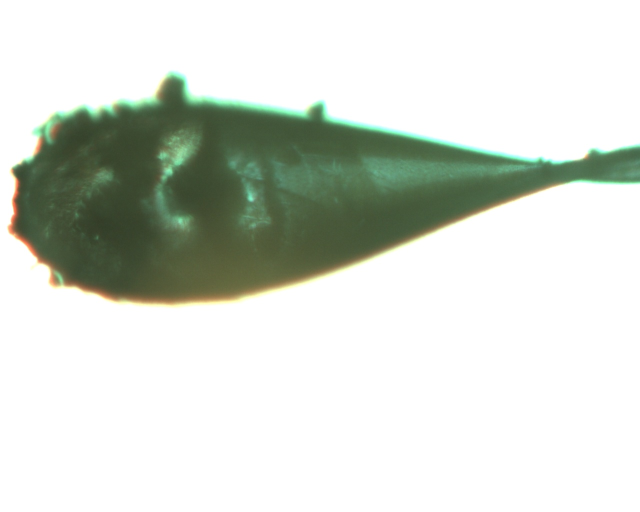
#> input picture AMX/Crystal/EPICS159.jpg, 1280 x 1024 px, given in place of T201607060.jpg, which was not available (shown at 1/2 size)
$ python crystalProc.py   (Python 2 division)   (older library calls are emulated)
#> lines starting #> are read from the running program, lines starting #| are printed output that depends on the picture; pictures that were not available may be replaced by others from this repository, and a replacement may not be noted
### Poster/Crystals/cvlib.py
"""
BNL NSLS-2 Computer Vision Module
Author: William Watson
Date: 2016-7-14

This Module contains numerous functions designed to
help in the data manipulation of images on the Beam-lines within NSLS-2.
It Uses the numpy and cv2 libraries to construct a simple module to
make image processing and computer vision easier, faster, and more compact.
"""

# DEPENDENCIES
import cv2
import numpy as np
import sys
import time
from matplotlib import pyplot as plt
import matplotlib
from epics import caget, caput


# VERSION
__version__ = "0.5.4.1"
__opencv__ = cv2.__version__
__npversion__ = np.version.version
__sysver__ = sys.version
__matplotlibver__ = matplotlib.__version__


# GLOBAL VARS
colorMap_flag = {"autumn":0, "bone":1, "jet":2, "winter":3, "rainbow":4, "ocean":5, "summer":6, "spring":7, "cool":8, "hsv":9, "pink":10, "hot":11}
border_flag = {"constant":0, "reflect":2, "reflect101":4, "replicate":1, "default":4, "wrap":3}
EPICSTYPE = {1 : np.uint16 , 0 : np.uint8, 2:np.uint32, 3: np.uint64}
EPICSCOLOR = {0: "gray", 1: "bayer", 2: "RBG1"}

#######################################################################################

# EXPERIMENTAL SECTION - ALL NEW METHODS GO HERE FIRST FOR TESTING
#FIX FIX FIX

# METHODS KNOWN TO BE BROKEN / Need Further Looking!!!!!!!!!


# [506 lines left out: functions backgroundSubtract, enhance, watershed, drawHarrisSubPixel, depthImg, sharpen and 18 more, not called in this run]


def mask(img, invert=False):
        """
        Finds the mask for an image

        Params:
	* img - image
	* invert - OPTIONAL - def False; if def, returns mask, if True, returns bitwise not of mask

        Returns:
	* mask
        """
	imgray = grayscale(img) #.cvtColor(img, cv2.COLOR_BGR2GRAY)
	ret, mask = cv2.threshold(imgray, 10, 255, cv2.THRESH_BINARY)
	mask_inv = cv2.bitwise_not(mask)
	if not invert:
		return mask
	else:
		return mask_inv


# [31 lines left out: functions copy, filterCnts, not called in this run]


def cntInfo(img, cnt):
        """
        Returns pertinent information regarding a contour

        Params:
	* img - image
	* cnt - contour

        Returns:
	* dictionary of cnt info
        """
	pts = extremePoints(cnt)
	roi = crop(img, pts["L"][0], pts["T"][1], pts["R"][0], pts["B"][1])
	m = minMaxLoc(roi)
	m["minLoc"] = (m["minLoc"][0] + pts["L"][0], m["minLoc"][1] + pts["T"][1])
	m["maxLoc"] = (m["maxLoc"][0] + pts["L"][0], m["maxLoc"][1] + pts["T"][1])
	cross = abs(pts["L"][0] - pts["R"][0])
	height = abs(pts["T"][1] - pts["B"][1])
	cent = centroid(cnt)
	angle = orientation(cnt)
	areaVal = area(cnt)
	per = perimeter(cnt)
	ar = aspectRatio(cnt)
	ext = extent(cnt)
	sold = solidity(cnt)
	eqD = equivalentDiameter(cnt)
	me = meanVal(grayscale(roi))
	su = sumPixel(grayscale(roi))
	d = {"sum intensity":su, "mean intensity":me, "area":areaVal, "perimeter":per, "aspect ratio":ar, "extent":ext,"solidity":sold, "equivalent diameter":eqD, "width": cross, "height" : height, "centroid" : cent, "extrema" : pts, "min":m["minLoc"], "max":m["maxLoc"], "orientation" : angle}
	return d


# [128 lines left out: functions sumPixel, poi, scalarInfo, printCntInfo, printDic, plotPOI and 2 more, not called in this run]


def fillContour(img, cnt, color = (255,255,0)):
        """
        Fill a Contour - Fills a contour with color onto img

        Params:
	* img - image
	* cnt - contour
	* color - OPTIONAL - color of fill, def: (255,255,0)
        """
	cv2.drawContours(img, [cnt], 0, color, -1)


def minMaxLoc(img):
        """
        Returns the Max Val, Min Val, and Locations

        Params:
	* img - image

        Returns:
	* (minVal, maxVal, minLoc, maxLoc) in dicitonary format
        """
	maskVar = mask(img)
	pt = cv2.minMaxLoc(grayscale(img), maskVar)
	d = {"minVal": pt[0], "maxVal":pt[1], "minLoc":pt[2], "maxLoc":pt[3]}
	return d


# [140 lines left out: functions findMax, findMin, add, addWeight, bitAnd, bitOr and 3 more, not called in this run]


def crop(img, x0, y0, x1, y1):
        """
        Image Crop: Returns a Crop Img
        Can be Used for ROI

        Params:
	* img - image
	* x0 - X Position (start)
	* y0 - Y Position (start)
	* x1 - X End Position
	* y1 - Y End Position

        Returns:
	* imgROI - from [y:y+h, x:x+w]
        """
	crop = img[y0:y1, x0:x1]
	return crop


# [68 lines left out: functions cropPt, roi, cropCnt, hsv, not called in this run]


def grayscale(img):
        """
        Returns a grayscale version of img

        Params:
	* img - image

        Returns:
	* Grayscale image
        """
	if img is None:
		print "Img is None"
		sys.exit()
	if len(img.shape) > 2:
		return cv2.cvtColor(img, cv2.COLOR_BGR2GRAY)
	else:
		return img


# [166 lines left out: functions cvtColor, applyColorMap, applyJET, applyHSV, getColorMapFlags, bgr2hsv and 4 more, not called in this run]


def centroid(cnt):
        """
        Returns the centroid to a given contour

        Params:
	* cnt - contour

        Returns:
	* (cx, cy) -> Pixel Position of the Centroid
        """
	M = cv2.moments(cnt)
	cx = int(M['m10']/M['m00'])
	cy = int(M['m01']/M['m00'])
	return (cx, cy)


# [31 lines left out: functions centroidFloat, plotCentroid, not called in this run]


def sort(contours):
        """
        Sorts a list of contours by number of points, in descending order

        Params:
	* contours - list of contours to sort

        Returns:
	* Sorted list of contour objects such that the largest contour is first
        """
	return sorted(contours, reverse=True, key=len)


# [13 lines left out: function sortList, not called in this run]


def findContours(img, thresh=127, val=255):
        """
        Returns the contours to a given image, sorted by size of contour

        Params:
	* img - Image to find contours in
	* thresh - OPTIONAL - threhsold value used
	* val - OPTIONAL - value to set items in threshold

        Returns:
	* Sorted List of Contours found in img
        """
	gray = grayscale(img)
	ret, binary = cv2.threshold(gray, thresh, val, cv2.THRESH_BINARY_INV)
	bina, contours, hierarchy = cv2.findContours(binary, cv2.RETR_TREE, cv2.CHAIN_APPROX_SIMPLE)
	errorCheckContour(contours)
	return sort(contours)


# [16 lines left out: function findCntHierarchy, not called in this run]


def errorCheckContour(contours):
        """
        Error checks the contours in images and stops program if something is wrong

        Params:
	* contours - list of contours to error check
        """
	if contours is None:
		print "ERROR: FindContours: Missing objects: No contours found, please check image...\n"
		sys.exit() # maybe return false?


# [185 lines left out: functions contourApprox, aspectRatio, extent, boundingRect, boundingRectPoints, minEncloseCircle and 7 more, not called in this run]


def orientation(cnt):
        """
        Returns the Orientation of the Object

        Params:
	* cnt - Contour

        Returns:
	* Angle at which object is directed
        """
	(x,y), (MA, ma), angle = cv2.fitEllipse(cnt)
	return angle


# [38 lines left out: functions axis, drawContour, drawContours, not called in this run]


def extremePointsTup(cnt):
        """
        Returns the Extreme Points of a contour

        Params:
	* cnt - contour

        Returns:
	* (LeftMost, RightMost, TopMost, BottomMost)
        """
	leftmost = tuple(cnt[cnt[:,:,0].argmin()][0])
	rightmost = tuple(cnt[cnt[:,:,0].argmax()][0])
	topmost = tuple(cnt[cnt[:,:,1].argmin()][0])
	bottommost = tuple(cnt[cnt[:,:,1].argmax()][0])
	return (leftmost, rightmost, topmost, bottommost)


def extremePoints(cnt):
        """
        Extreme Points Dictionary

        Params:
	* cnt - contour

        Returns:
	* Dictionary of extrema, such that L = Left, R = Right, T = Top, B = Bottom
        """
	pts = extremePointsTup(cnt)
	d = {"L":pts[0], "R":pts[1], "T":pts[2], "B":pts[3]}
	return d


# [206 lines left out: functions cropCnt, plotPoint, plotPoints, drawCircle, drawLine, drawRectangle and 8 more, not called in this run]


def binaryThreshold(img, threshVal = 127, maxVal = 255, invert=True):
        """
        Returns a binary threshold of the image

        Params:
        * img - image to threshold
	* threshVal - OPTIONAL - threshold value to classify pixels Default 127
	* maxVal - OPTIONAL - value to be given if pixel over threshVal. Default 255
	* invert - OPTIONAL - True means inverts binary threshold (white to black, vice versa), false otherwise. Default True

        Returns:
	* threshold image
        """
	gray = grayscale(img)
	if invert:
		ret, thresh = cv2.threshold(img, threshVal, maxVal, cv2.THRESH_BINARY_INV)
	else:
		ret, thresh = cv2.threshold(img, threshVal, maxVal, cv2.THRESH_BINARY)
	return thresh


# [123 lines left out: functions adaptiveMeanThreshold, adaptiveGaussianThreshold, otsu, rotate, edgeDetect, eqHist and 1 more, not called in this run]


def load(filename, flag=None):
        """
        Loads an image from a file name and returns it in color mode (default).
        Safety check if img fails to load.

        Params:
	* filename - filename of image
	* flag - OPTIONAL - open mode: 1 = COLOR, 0 = GRAYSCALE, -1 = UNCHANGED

        Returns:
        * Loaded Img if sucessful
        """
#> called with filename = 'streak/T201607060.jpg'
	if flag is None:
		img = cv2.imread(filename)
#> img is the input picture: shape (1024, 1280, 3); mean B, G, R 209.9, 218.1, 212.6
	elif flag is 1 or flag is 0 or flag is -1:
		img = cv2.imread(filename, flag)
	else:
		print "ERROR: Load: Incorrect flag parameter: " + str(flag) + "\n"
		sys.exit()
	if img is None:
		print "ERROR: Load: Image not found/supported at: " + str(filename) + "\n"
		sys.exit()
	else:
		return img


# [1306 lines left out: functions fetchImg, epicscaget, epicscaput, epicscainfo, getColorFlag, backProjection and 60 more, not called in this run]

# End of File

### Poster/Crystals/crystalProc.py
import cvlib
filename = "streak/T201607060.jpg" # 0

img = cvlib.load(filename)
lap = cvlib.binaryThreshold(img, threshVal=20)
#> in grayscale, `return cv2.cvtColor(img, cv2.COLOR_BGR2GRAY)`:
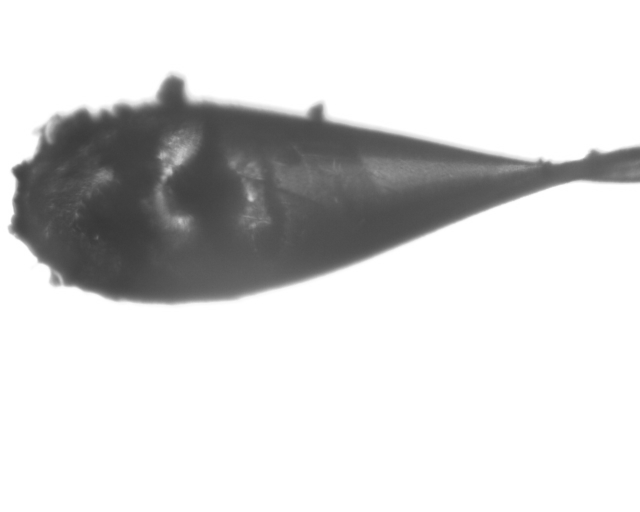
#> returned value: shape (1024, 1280) (shown at 1/2 size); min 54, max 255, mean 215.5
#> in binaryThreshold, `ret, thresh = cv2.threshold(img, threshVal, maxVal, cv2.THRESH_BINARY_..`: thresh: shape (1024, 1280, 3); every value is 0
#> in binaryThreshold, `ret, thresh = cv2.threshold(img, threshVal, maxVal, cv2.THRESH_BINARY_..`: ret = 20
contours = cvlib.findContours(lap)
#> in grayscale (call 2), `return cv2.cvtColor(img, cv2.COLOR_BGR2GRAY)`: returned value: shape (1024, 1280); every value is 0
#> in findContours, `ret, binary = cv2.threshold(gray, thresh, val, cv2.THRESH_BINARY_INV)`: binary: shape (1024, 1280); every value is 255
#> in findContours, `ret, binary = cv2.threshold(gray, thresh, val, cv2.THRESH_BINARY_INV)`: ret = 127
#> in findContours, `bina, contours, hierarchy = cv2.findContours(binary, cv2.RETR_TREE, cv..`: contours = [[[0, 0], [0, 1023], [1279, 1023], [1279, 0]]]
#> contours = [[[0, 0], [0, 1023], [1279, 1023], [1279, 0]]]
cvlib.fillContour(lap, contours[0], color=(100,100,255)) ##############################
#> in fillContour, `cv2.drawContours(img, [cnt], 0, color, -1)`:
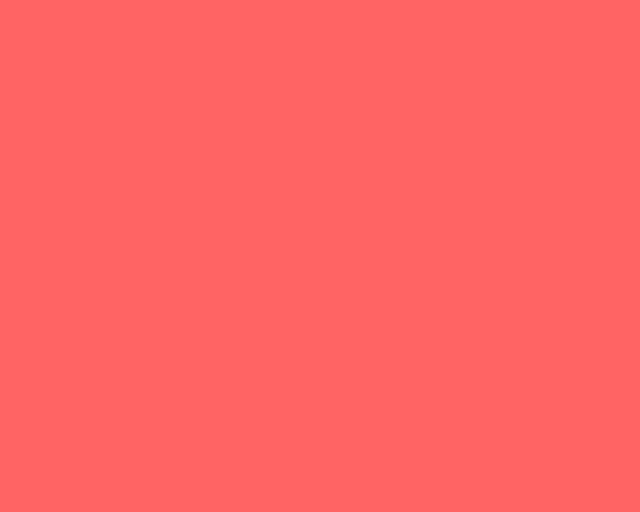
#> img: shape (1024, 1280, 3) (shown at 1/2 size); mean B, G, R 100, 100, 255

m = cvlib.cntInfo(img, contours[0])
#> in extremePointsTup, `leftmost = tuple(cnt[cnt[:,:,0].argmin()][0])`: leftmost = (0, 0)
#> in extremePointsTup, `rightmost = tuple(cnt[cnt[:,:,0].argmax()][0])`: rightmost = (1279, 1023)
#> in extremePointsTup, `topmost = tuple(cnt[cnt[:,:,1].argmin()][0])`: topmost = (0, 0)
#> in extremePointsTup, `bottommost = tuple(cnt[cnt[:,:,1].argmax()][0])`: bottommost = (0, 1023)
#> in extremePoints, `pts = extremePointsTup(cnt)`: pts = ((0, 0), (1279, 1023), (0, 0), (0, 1023))
#> in extremePoints, `d = {"L":pts[0], "R":pts[1], "T":pts[2], "B":pts[3]}`: d = {'L': (0, 0), 'R': (1279, 1023), 'T': (0, 0), 'B': (0, 1023)}
#> in cntInfo, `pts = extremePoints(cnt)`: pts has the same summary as d in extremePoints
#> in mask, `ret, mask = cv2.threshold(imgray, 10, 255, cv2.THRESH_BINARY)`: mask: shape (1023, 1279); every value is 255
#> in mask, `mask_inv = cv2.bitwise_not(mask)`: mask_inv: shape (1023, 1279); every value is 0
#> in minMaxLoc, `pt = cv2.minMaxLoc(grayscale(img), maskVar)`: pt = (54, 255, (202, 440), (0, 0))
#> in minMaxLoc, `d = {"minVal": pt[0], "maxVal":pt[1], "minLoc":pt[2], "maxLoc":pt[3]}`: d = {'minVal': 54, 'maxVal': 255, 'minLoc': (202, 440), 'maxLoc': (0, 0)}
#> in cntInfo, `m = minMaxLoc(roi)`: m has the same summary as d in minMaxLoc
#> in cntInfo, `cross = abs(pts["L"][0] - pts["R"][0])`: cross = 1279
#> in cntInfo, `height = abs(pts["T"][1] - pts["B"][1])`: height = 1023
#> in centroid, `M = cv2.moments(cnt)`: M = moments, m00 1308417, centre m10/m00, m01/m00 = (639.5, 511.5)
#> in centroid, `cx = int(M['m10']/M['m00'])`: cx = 639
#> in centroid, `cy = int(M['m01']/M['m00'])`: cy = 511
#> in cntInfo, `cent = centroid(cnt)`: cent = (639, 511)
#> (the run stopped early here; a loop or call above may not have finished)

$ run again, on AMX/Crystal/EPICS222.jpg
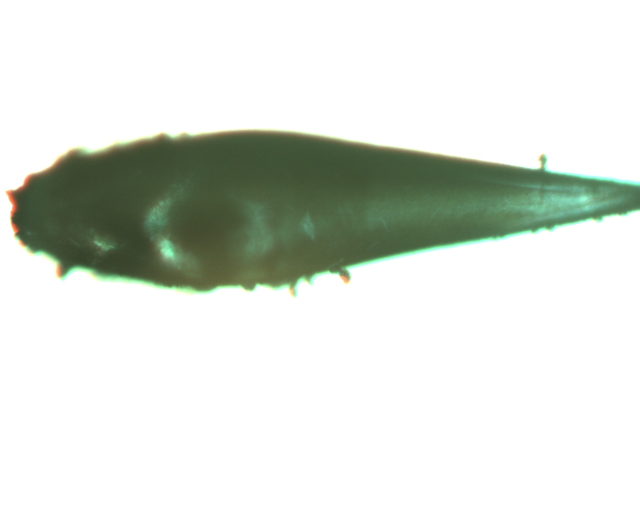
#> input picture AMX/Crystal/EPICS222.jpg, 1280 x 1024 px, given in place of T201607060.jpg, which was not available (shown at 1/2 size)
#> in load, img is the input picture: shape (1024, 1280, 3); mean B, G, R 216.7, 223.7, 218.8
#> in grayscale, `return cv2.cvtColor(img, cv2.COLOR_BGR2GRAY)`:
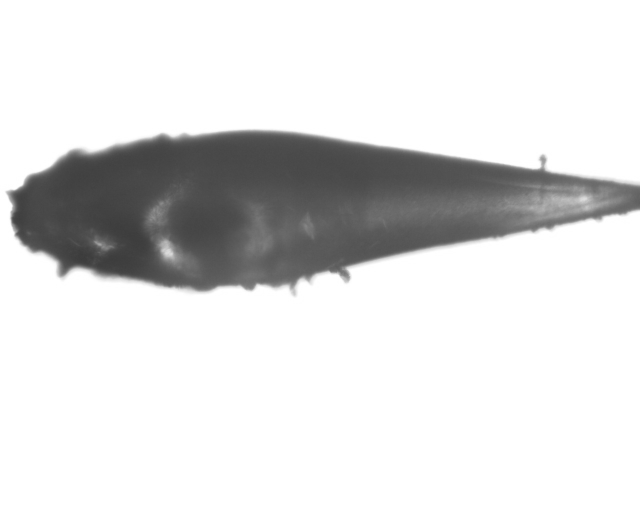
#> returned value: shape (1024, 1280) (shown at 1/2 size); min 58, max 255, mean 221.4
#> thresh: shape (1024, 1280, 3); every value is 0
#> in binaryThreshold, `ret, thresh = cv2.threshold(img, threshVal, maxVal, cv2.THRESH_BINARY_..`: ret = 20
#> binary: shape (1024, 1280); every value is 255
#> in findContours, `ret, binary = cv2.threshold(gray, thresh, val, cv2.THRESH_BINARY_INV)`: ret = 127
#> in findContours, `bina, contours, hierarchy = cv2.findContours(binary, cv2.RETR_TREE, cv..`: contours = [[[0, 0], [0, 1023], [1279, 1023], [1279, 0]]]
#> leftmost = (0, 0)
#> rightmost = (1279, 1023)
#> topmost = (0, 0)
#> bottommost = (0, 1023)
#> in extremePoints, `pts = extremePointsTup(cnt)`: pts = ((0, 0), (1279, 1023), (0, 0), (0, 1023))
#> in extremePoints, `d = {"L":pts[0], "R":pts[1], "T":pts[2], "B":pts[3]}`: d = {'L': (0, 0), 'R': (1279, 1023), 'T': (0, 0), 'B': (0, 1023)}
#> in cntInfo, `pts = extremePoints(cnt)`: pts has the same summary as d in extremePoints
#> mask: shape (1023, 1279); every value is 255
#> mask_inv: shape (1023, 1279); every value is 0
#> pt = (58, 255, (163, 508), (0, 0))
#> in minMaxLoc, `d = {"minVal": pt[0], "maxVal":pt[1], "minLoc":pt[2], "maxLoc":pt[3]}`: d = {'minVal': 58, 'maxVal': 255, 'minLoc': (163, 508), 'maxLoc': (0, 0)}
#> m has the same summary as d in minMaxLoc
#> cross = 1279
#> height = 1023
#> M = moments, m00 1308417, centre m10/m00, m01/m00 = (639.5, 511.5)
#> cx = 639
#> cy = 511
#> cent = (639, 511)
